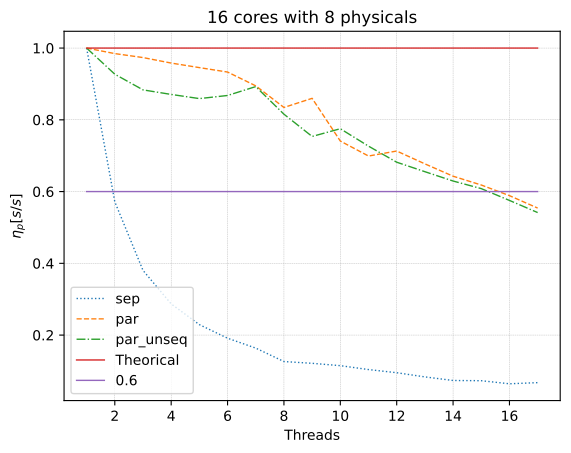

Reproduce this figure in Python.
import sys
import numpy as np
import matplotlib.pyplot as plt

labels = ['sep', 'par', 'par_unseq']
lines_style = [':', '--', '-.']
data_files = []
data_np = []
linewidth = 1


for i in range(1, len(sys.argv)-1, 1):
    # print(f"file data name: {sys.argv[i]}"}
    data_files.append(sys.argv[i])

figure_name = sys.argv[-1]


# Extract data from txt files
# title = np.loadtxt(file_data_1, dtype='str', max_rows=1)

for i in data_files:
    data_np.append(np.loadtxt(i, dtype=np.float64, skiprows=0, delimiter=' '))

n = data_np[0][:, 0]

# Speedup calculation
for i in range(len(labels)):
    data_np[i][:, 1] = data_np[i][0, 1]/(data_np[i][:, 1]*n)

# Plot

plt.ylabel("$\eta _p [s/s]$")
plt.xlabel("Threads")
plt.title("16 cores with 8 physicals")

for i in range(len(labels)):
    plt.plot(n, data_np[i][:, 1], lines_style[i], linewidth=linewidth, label=labels[i])

plt.plot(n, np.ones(len(n)), linewidth=linewidth, label="Theorical")
plt.plot(n, 0.6*np.ones(len(n)), linewidth=linewidth, label="0.6")

plt.legend()
plt.grid(linestyle='--', linewidth=0.3)
plt.savefig(figure_name, format="pdf", bbox_inches="tight")
# plt.show()
